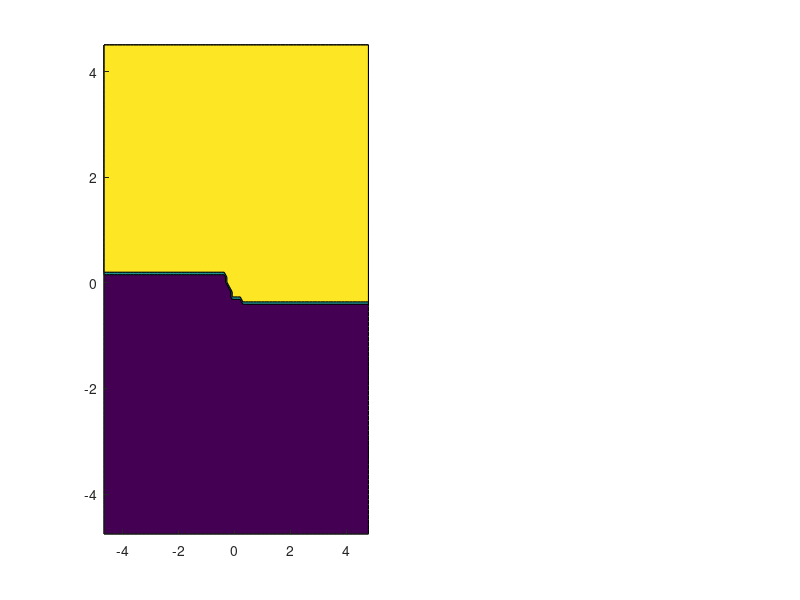

Reproduce this figure in MATLAB. (Note: this script raises an error after producing the figure.)
function bootstrap_vs_bagging_vs_boosting_demo
    % This demo illustrates bootstrap, bagging, and boosting using
    % decision stumps on a simple binary classification problem.
    %
    % We generate 2D synthetic data from two Gaussian clusters:
    %   - Class -1: centered at (-1, -1)
    %   - Class +1: centered at (1, 1)
    %
    % Then, we train:
    %   1. A bagging ensemble (using bootstrap samples and majority vote).
    %   2. A boosting ensemble (using AdaBoost with decision stumps).
    %
    % Finally, we plot the decision boundaries (using a grid) and report
    % the training accuracies.

    rng(1); % For reproducibility
    
    %% 1. Generate Synthetic Data
    N = 200;
    % Generate 100 points for each class
    X_class1 = randn(100,2) + [-1 -1];  % Class -1
    X_class2 = randn(100,2) + [1 1];     % Class +1
    X = [X_class1; X_class2];
    y = [-ones(100,1); ones(100,1)];     % Labels: -1 and +1
    
    %% 2. Train Ensemble Models
    T = 50;  % Number of ensemble members

    % ----- BAGGING (using bootstrap samples) -----
    bagging_models = baggingEnsembleTrain(X, y, T);
    y_pred_bagging = baggingEnsemblePredict(bagging_models, X);
    acc_bagging = mean(y_pred_bagging == y);
    fprintf('Bagging Training Accuracy: %.2f%%\n', acc_bagging*100);
    
    % ----- BOOSTING (AdaBoost with decision stumps) -----
    boosting_models = boostingEnsembleTrain(X, y, T);
    y_pred_boosting = boostingEnsemblePredict(boosting_models, X);
    acc_boosting = mean(y_pred_boosting == y);
    fprintf('Boosting Training Accuracy: %.2f%%\n', acc_boosting*100);
    
    %% 3. Plot Decision Boundaries
    % Create a grid over the feature space
    x1_range = linspace(min(X(:,1))-1, max(X(:,1))+1, 100);
    x2_range = linspace(min(X(:,2))-1, max(X(:,2))+1, 100);
    [xx, yy] = meshgrid(x1_range, x2_range);
    grid_points = [xx(:), yy(:)];
    
    % Obtain predictions on the grid from each ensemble
    preds_bagging = baggingEnsemblePredict(bagging_models, grid_points);
    preds_boosting = boostingEnsemblePredict(boosting_models, grid_points);
    
    % Reshape predictions for contour plotting
    preds_bagging = reshape(preds_bagging, size(xx));
    preds_boosting = reshape(preds_boosting, size(xx));
    
    % Plot the bagging decision boundary
    figure('Position',[100 100 1200 500]);
    subplot(1,2,1);
    % contourf(xx, yy, preds_bagging, [-1, 0, 1], 'LineColor','none');
    contourf(xx, yy, preds_bagging, [-1, 0, 1], 'LineWidth', 0.8, 'FaceAlpha', 0.1);
    colormap([1 0.8 0.8; 0.8 0.8 1]);
    hold on;
    % scatter(X(y==-1,1), X(y==-1,2), 40, 'r', 'filled');
    % scatter(X(y==1,1), X(y==1,2), 40, 'b', 'filled');
    scatter(X(y==-1,1), X(y==-1,2), 40, 'ro');
    scatter(X(y==1,1), X(y==1,2), 40, 'bo');
    title(sprintf('Bagging Decision Boundary (T = %d)', T));
    xlabel('x_1'); ylabel('x_2');
    grid on;
    hold off;
    
    % Plot the boosting decision boundary
    subplot(1,2,2);
    % contourf(xx, yy, preds_boosting, [-1, 0, 1], 'LineColor','none');
    contourf(xx, yy, preds_boosting, [-1, 0, 1], 'LineWidth', 0.8, 'FaceAlpha', 0.1);
    colormap([1 0.8 0.8; 0.8 0.8 1]);
    hold on;
    % scatter(X(y==-1,1), X(y==-1,2), 40, 'r', 'filled');
    % scatter(X(y==1,1), X(y==1,2), 40, 'b', 'filled');
    scatter(X(y==-1,1), X(y==-1,2), 40, 'ro');
    scatter(X(y==1,1), X(y==1,2), 40, 'bo');
    title(sprintf('Boosting Decision Boundary (T = %d)', T));
    xlabel('x_1'); ylabel('x_2');
    grid on;
    hold off;
    
    fprintf('\nNote:\n');
    fprintf(' - Bagging builds each base learner on a bootstrap sample and aggregates by majority vote.\n');
    fprintf(' - Boosting (AdaBoost) builds base learners sequentially with reweighted training examples,\n');
    fprintf('   emphasizing hard-to-classify points.\n');

    % save_all_figs_OPTION('results/bootstrap_vs_bagging_vs_boosting','png',1)
end

%%%%%%%%%%%%%%%%%%%%%%%%%%%%%%%%%%%%%%%%%%%%%%%%%%%%%%%%%%%%%%%%%%%%%%%%%%%%%
% Helper Functions
%%%%%%%%%%%%%%%%%%%%%%%%%%%%%%%%%%%%%%%%%%%%%%%%%%%%%%%%%%%%%%%%%%%%%%%%%%%

%% Decision Stump Training Function
function model = decisionStumpTrain(X, y, weights)
    % Trains a decision stump on (X, y) using the provided sample weights.
    % A decision stump splits on one feature with a threshold and polarity.
    %
    % Inputs:
    %   X       - n x d matrix of features.
    %   y       - n x 1 vector of labels in {-1, +1}.
    %   weights - n x 1 vector of sample weights.
    %
    % Output:
    %   model   - structure with fields: feature, threshold, polarity.
    
    [n, d] = size(X);
    best_error = inf;
    best_model = struct('feature', NaN, 'threshold', NaN, 'polarity', NaN);
    
    for j = 1:d
        feature_values = X(:, j);
        unique_vals = unique(feature_values);
        for i = 1:length(unique_vals)
            threshold = unique_vals(i);
            for polarity = [1, -1]
                predictions = ones(n,1);
                % Decision rule: if (polarity * feature) < (polarity * threshold) then predict +1; else -1.
                predictions( polarity * feature_values >= polarity * threshold ) = -1;
                % Compute weighted error
                err = sum(weights .* (predictions ~= y));
                if err < best_error
                    best_error = err;
                    best_model.feature = j;
                    best_model.threshold = threshold;
                    best_model.polarity = polarity;
                end
            end
        end
    end
    model = best_model;
end

%% Decision Stump Prediction Function
function predictions = decisionStumpPredict(model, X)
    % Predicts labels for X using a trained decision stump model.
    %
    % Output labels are in {-1, +1}.
    
    n = size(X,1);
    predictions = ones(n,1);
    predictions( model.polarity * X(:,model.feature) >= model.polarity * model.threshold ) = -1;
end

%% Bagging Ensemble Training Function
function models = baggingEnsembleTrain(X, y, T)
    % Trains T decision stumps on bootstrap samples of the training data.
    %
    % Inputs:
    %   X, y  - training data.
    %   T     - number of bootstrap samples (ensemble members).
    %
    % Output:
    %   models - a cell array of trained decision stump models.
    
    n = size(X,1);
    models = cell(T,1);
    for t = 1:T
        % Bootstrap sample indices (sampling with replacement)
        idx = randi(n, n, 1);
        X_boot = X(idx, :);
        y_boot = y(idx);
        % Uniform weights for bagging
        weights = ones(n,1) / n;
        model = decisionStumpTrain(X_boot, y_boot, weights);
        models{t} = model;
    end
end

%% Bagging Ensemble Prediction Function
function predictions = baggingEnsemblePredict(models, X)
    % Predicts labels for X using an ensemble of decision stumps trained by bagging.
    % The final prediction is determined by majority vote.
    
    T = length(models);
    n = size(X,1);
    pred_matrix = zeros(n, T);
    for t = 1:T
        pred_matrix(:,t) = decisionStumpPredict(models{t}, X);
    end
    % Aggregate by summing the predictions and taking the sign
    predictions = sign(sum(pred_matrix, 2));
    % In case the sum is 0, assign class +1.
    predictions(predictions == 0) = 1;
end

%% Boosting Ensemble Training Function (AdaBoost)
function models = boostingEnsembleTrain(X, y, T)
    % Trains an ensemble using AdaBoost with decision stumps.
    %
    % Inputs:
    %   X, y  - training data.
    %   T     - number of boosting iterations.
    %
    % Output:
    %   models - a cell array of structures; each structure contains
    %            a decision stump and its weight (alpha).
    
    n = size(X,1);
    weights = ones(n,1) / n;  % Initialize sample weights uniformly
    models = cell(T,1);
    
    for t = 1:T
        % Train decision stump using current weights
        model = decisionStumpTrain(X, y, weights);
        predictions = decisionStumpPredict(model, X);
        
        % Compute weighted error
        err = sum(weights .* (predictions ~= y));
        % Avoid division by zero
        if err == 0
            err = 1e-10;
        end
        % Compute model weight alpha
        alpha = 0.5 * log((1 - err) / err);
        model.alpha = alpha;
        models{t} = model;
        
        % Update weights: increase weight on misclassified samples
        weights = weights .* exp(-alpha * y .* predictions);
        weights = weights / sum(weights); % Normalize
    end
end

%% Boosting Ensemble Prediction Function
function predictions = boostingEnsemblePredict(models, X)
    % Predicts labels for X using an AdaBoost ensemble of decision stumps.
    % The final prediction is the sign of the weighted sum of predictions.
    
    T = length(models);
    n = size(X,1);
    final_pred = zeros(n,1);
    for t = 1:T
        model = models{t};
        pred = decisionStumpPredict(model, X);
        final_pred = final_pred + model.alpha * pred;
    end
    predictions = sign(final_pred);
    predictions(predictions == 0) = 1;
end
